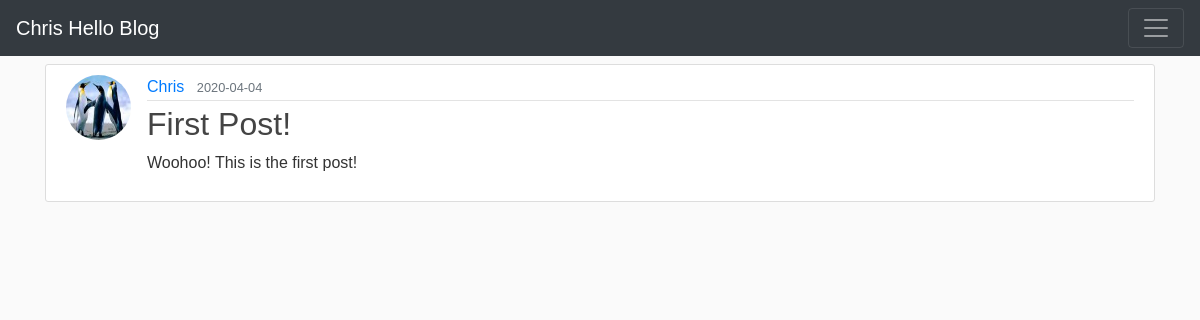
/post/1, run on an earlier commit of the app's database.
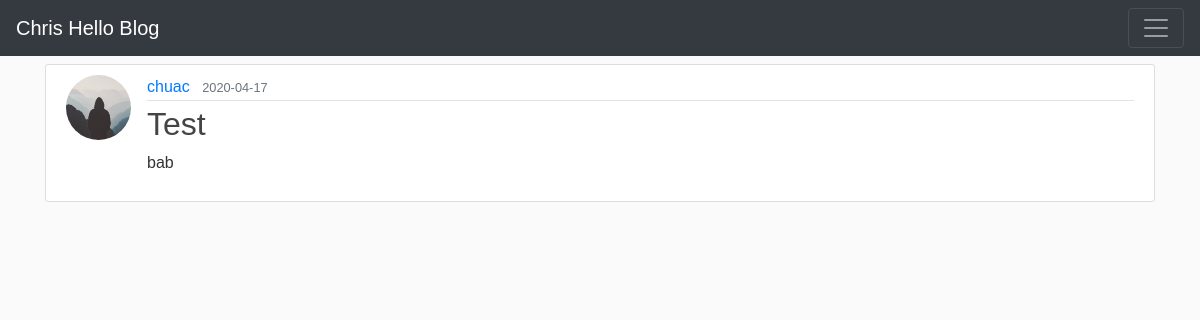
And on a later commit of the database.
### flaskblog/models.py (models this page shows, shortened)
class User(db.Model, UserMixin):
    id = db.Column(db.Integer, primary_key=True)
    username = db.Column(db.String(20), unique=True, nullable = False) #max length 20, must be unique
    email = db.Column(db.String(120), unique=True, nullable = False)
    image_file = db.Column(db.String(20), nullable = False, default='default.jpg') #length 20 because it'll hold the hash of their image
    password = db.Column(db.String(60), nullable = False)
    posts = db.relationship('Post', backref = 'author', lazy = True) # relationship, not a column!

class Post(db.Model):
    id = db.Column(db.Integer, primary_key = True)
    title = db.Column(db.String(100), nullable = False) #cant be null, must exist
    content = db.Column(db.Text, nullable = False)
    date_posted = db.Column(db.DateTime, nullable = False, default = datetime.utcnow)
    user_id = db.Column(db.Integer, db.ForeignKey('user.id'), nullable = False) # relates to the 'id' column of 'user' table (which explains the lowercase 'user')

### flaskblog/posts/routes.py (the view)
@p.route('/post/<int:id>') # View a singular post. Corey Schafer new post style.
def post(id):
    post = Post.query.get_or_404(id)
    return render_template('post.html', title = post.title, post = post)

### flaskblog/templates/post.html (shortened to what this page needs)
{% extends 'base.html' %}
{% block body %}
<article class="media content-section">
    <img class="rounded-circle article-img" src="{{ url_for('static', filename='profile_pics/' + post.author.image_file) }}">
    <div class="media-body">
      <div class="article-metadata">
        <a class="mr-2" href="{{ url_for('users.user_posts', username=post.author.username) }}">{{ post.author.username }}</a>
        <small class="text-muted">{{ post.date_posted.strftime('%Y-%m-%d') }}</small>
      </div>
      <h2 class="article-title">{{ post.title }}</h2>
      <p class="article-content">{{ post.content }}</p>
    </div>
  </article>
{% endblock %}

What changed in the data, as far as the page shows it:
changed User: image_file: picture removed, a placeholder shows; author.username "Chris" → "chuac"
changed Post: date_posted "2020-04-04" → "2020-04-17"; title "First Post!" → "Test"; content "Woohoo! This is the first post!" → "bab"
